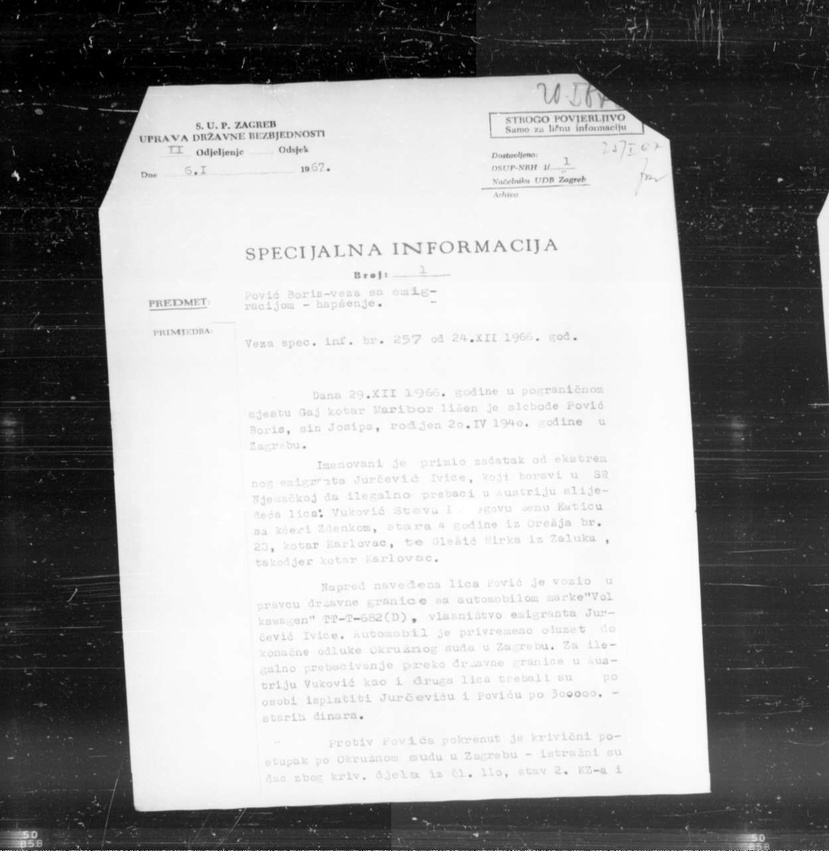
#> input picture demo/dataset/Z05353396.jpg, 829 x 851 px, shrunk from 1248 x 1280 before the run; its folder holds only this picture in this run
$ python deskew.py
#> lines starting #> are read from the running program, lines starting #| are printed output that depends on the picture; after the words box and inside, x2 and y2 are one past the last pixel; in counts of white or black regions, pixels touching at a corner belong together
import cv2
import pytesseract
import os
import numpy as np
import math

from PIL import Image, ImageEnhance
from pathlib import Path
from matplotlib import pyplot as plt

#skripta za korekciju kuta slike, funkc tako da uzmemo originalnu sliku i od nje napravimo
#sliku sa samo vidljivim papirom bez teksta i crnom pozadinom, tu izracunamo kut svih linija koje pronademo
#konacni kut korekcije je prosjek svih kuteva 0-10 cca

def rotateImage(cvImage, angle: float):
    newImage = cvImage.copy()
    (h, w) = newImage.shape[:2]
    center = (w // 2, h // 2)
    M = cv2.getRotationMatrix2D(center, angle, 1.0)
    newImage = cv2.warpAffine(newImage, M, (w, h), flags=cv2.INTER_CUBIC, borderMode=cv2.BORDER_REPLICATE)
    return newImage

def grayscale(image):
    return cv2.cvtColor(image, cv2.COLOR_BGR2GRAY)

dir = r"C:\Users\Lovro\Desktop\projektR-isprobavanje\contour\dataset"


arr = [] # sadrzi imena svih dataset slika
#dir = "C:/Users/Lovro/Desktop/projekt/ProjektR/dataset"
for filename in os.scandir(dir):
    if filename.is_file():
        arr.append(filename.path)

#spremljene slike za pronalazenje linija
for each in arr:
    tmp_img = cv2.imread(each)
#> tmp_img is the input picture: shape (851, 829, 3); min 0, max 255, mean 156.7

    gray_image = grayscale(tmp_img)
    thresh, im_bw = cv2.threshold(gray_image, 100, 110, cv2.THRESH_BINARY)
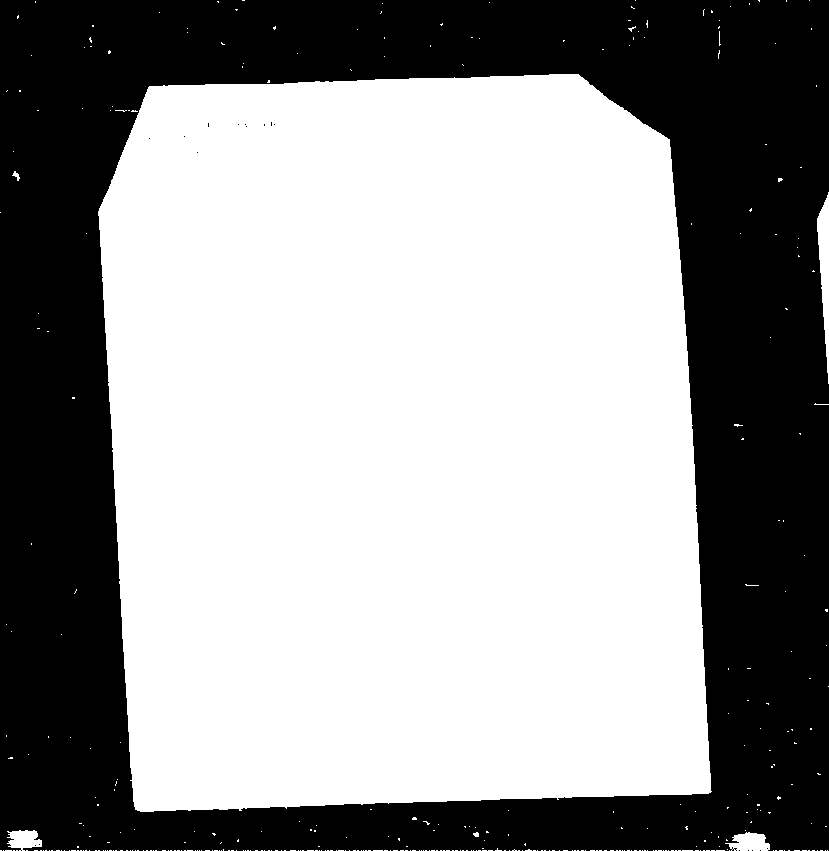
#> im_bw: shape (851, 829); values 0 (black) and 110 (white), 58.9% white; 18 black regions (17 under 20 px), largest, box (x1, y1, x2, y2) and area: (0, 0, 829, 851) 289904
    each = each.replace("dataset", "dataset_processed_deskew")
    cv2.imwrite(each, im_bw)

#pronalaznje linija i rotiranje
#real_img ona koja ustvari rotiram, img je slika za pronalaznje linija
for each in arr:
    #each = each.replace("dataset", "dataset_adaptive_threshold")
    real_img = cv2.imread(each)
    each=each.replace("dataset", "dataset_processed_deskew")
    img = cv2.imread(each)
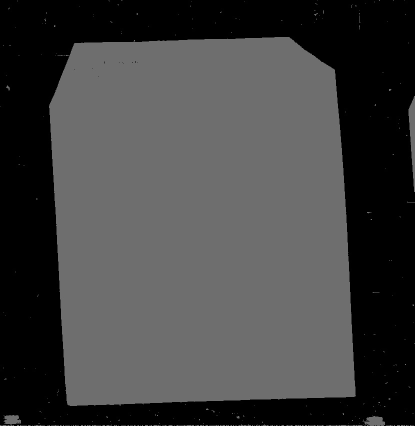
#> img: shape (851, 829, 3) (shown at 1/2 size); min 0, max 117, mean 64.8
    arr2 = []
    global_angle = 0

    gray = cv2.cvtColor(img, cv2.COLOR_BGR2GRAY)
    edges = cv2.Canny(gray, 50, 150, apertureSize=3)
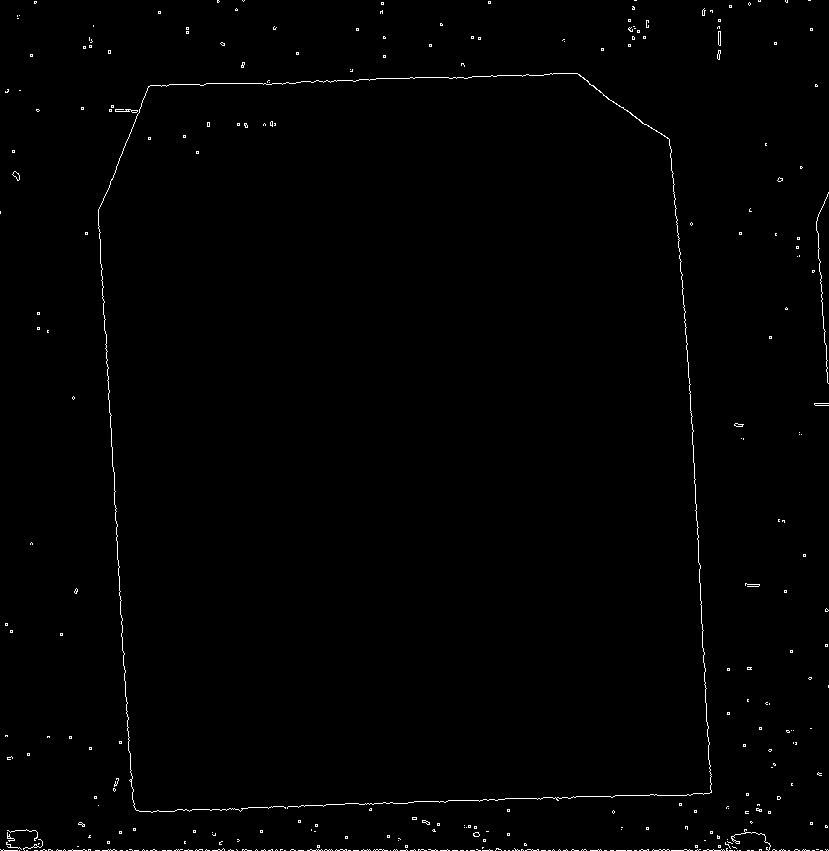
#> edges: shape (851, 829); 0.74% white in thin lines or dots
    lines = cv2.HoughLines(edges, 1, np.pi/180, 200)
#> lines = [[850, 1.57], [-668, 3.09], [816, 1.54], [-88, 3.09]]

    for r_theta in lines:
        arr = np.array(r_theta[0], dtype=np.float64)
        r, theta = arr

        a = np.cos(theta)
        b = np.sin(theta)
        x0 = a*r
        y0 = b*r
        x1 = int(x0 + 1000*(-b))
        y1 = int(y0 + 1000*(a))
        x2 = int(x0 - 1000*(-b))
        y2 = int(y0 - 1000*(a))

        if ((x2-x1) != 0):
            res1 = (y2-y1)/(x2-x1)
            res2 = y1-res1*x1
        cv2.line(img, (x1, y1), (x2, y2), (0, 0, 255), 2)

        k2 = res1
        angle = math.tan(abs((k2-0)/(1+k2*0)))
        res = math.degrees(math.atan(angle))
        #uzimanje samo kuteva izmedu 0-10 stup, izbacujemo prevelike kuteve
        if res > 0 and res < 10:
            arr2.append(res)
            global_angle += res
#> this loop made 4 passes
#> (r, theta, a, b, x0, y0, x1, y1) on passes 1 to 4: (850, 1.57, -4.37e-08, 1, -3.72e-05, 850, -1000, 849), (-668, 3.09, -0.999, 0.0523, 667.1, -34.96, 614, -1033), (816, 1.54, 0.0349, 0.999, 28.48, 815.5, -970, 850), (-88, 3.09, -0.999, 0.0523, 87.88, -4.61, 35, -1003)
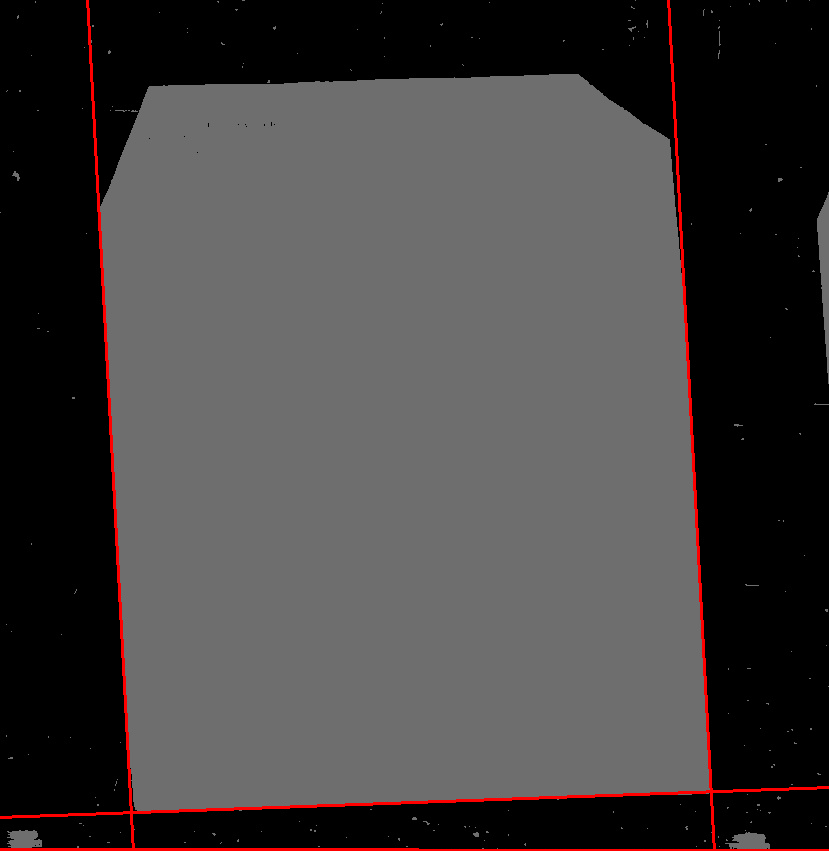
#> img: shape (851, 829, 3); 1.37% of pixels changed, all inside (x1, y1, x2, y2) = (0, 0, 829, 851)
#> after the loop, arr2 = [0.0287, 9.17, 2.01, 9.71]; global_angle = 20.91

    global_angle = global_angle/len(arr2) #konacni kut korekcije je prosjek kuteva koje smo uzeli u obzir
#> global_angle = 5.23
    #if "668" in each:
        #cv2.imwrite('test-668.jpg', img)
        #print(global_angle)

    deskew_img = rotateImage(real_img, -1 * global_angle)
#> in rotateImage, `M = cv2.getRotationMatrix2D(center, angle, 1.0)`: M = [[0.996, -0.0911, 40.45], [0.0911, 0.996, -35.96]]
#> in rotateImage, `newImage = cv2.warpAffine(newImage, M, (w, h), flags=cv2.INTER_CUBIC, ..`:
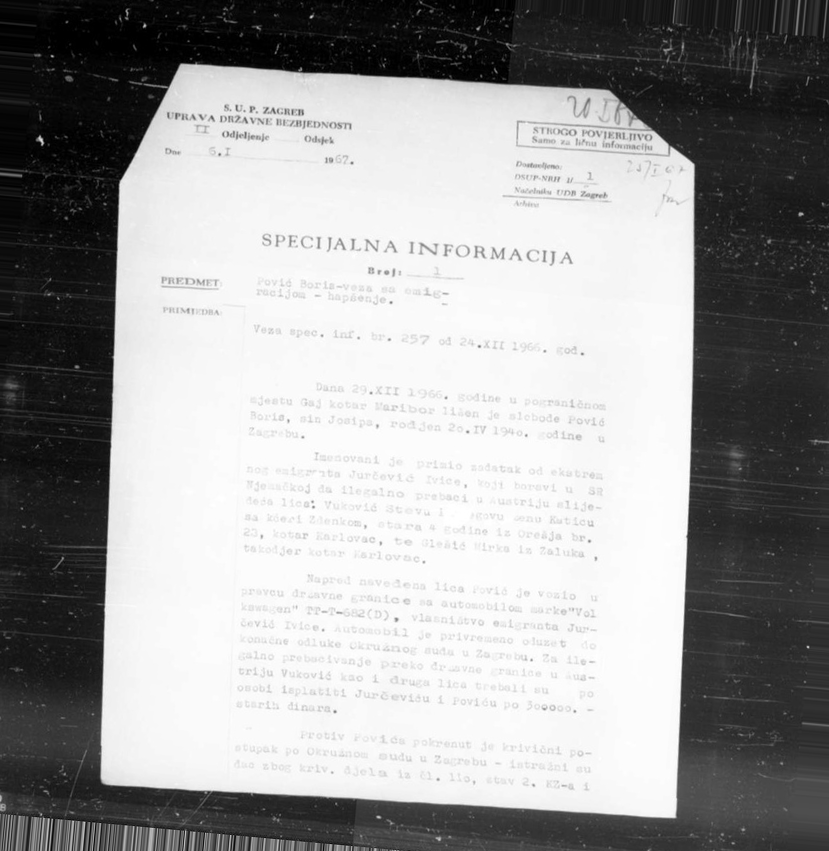
#> newImage: shape (851, 829, 3); min 0, max 255, mean 156.7

    each=each.replace("dataset_processed_deskew", "dataset_deskewed")
    cv2.imwrite(each, deskew_img)

$ run again, on demo/dataset/Z05353673.jpg
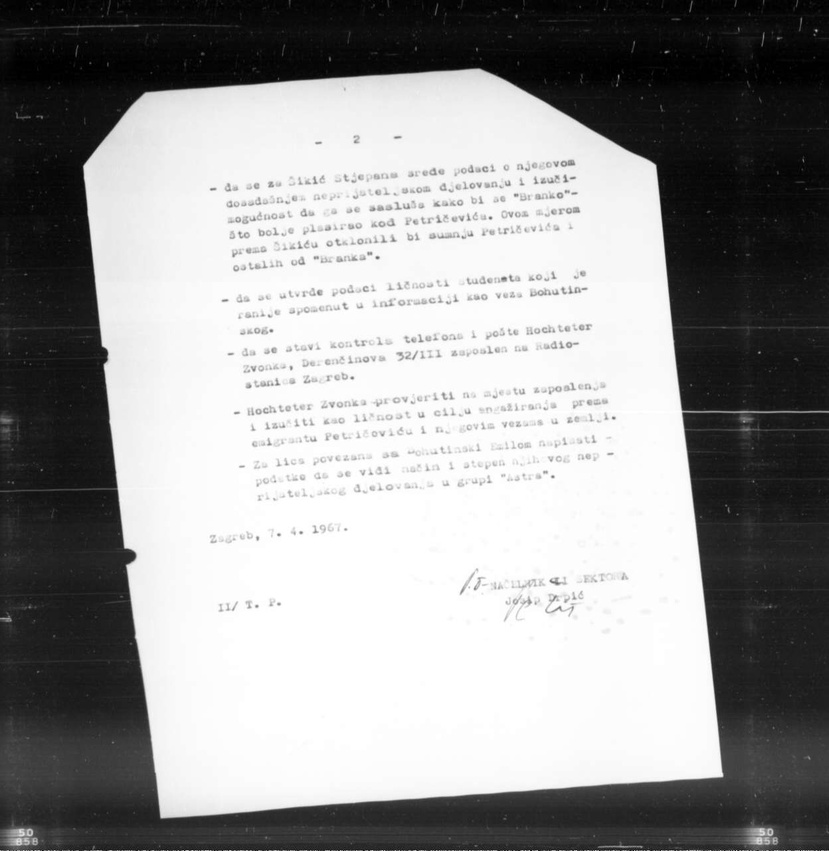
#> input picture demo/dataset/Z05353673.jpg, 829 x 851 px, shrunk from 1248 x 1280 before the run
#> tmp_img is the input picture: shape (851, 829, 3); min 0, max 255, mean 151.5
#> im_bw: shape (851, 829); values 0 (black) and 110 (white), 57.2% white; 3 black regions (2 under 20 px), largest, box (x1, y1, x2, y2) and area: (0, 0, 829, 851) 301914
#> edges: shape (851, 829); 0.54% white in thin lines or dots
#> lines = [[850, 1.57], [825, 1.5]]
#> the loop `for r_theta in lines:` made 2 passes
#> (r, theta, a, b, x0, y0, x1, y1) on passes 1 to 2: (850, 1.57, -4.37e-08, 1, -3.72e-05, 850, -1000, 849), (825, 1.5, 0.0698, 0.998, 57.55, 823, -940, 892)
#> after the loop `for r_theta in lines:`:
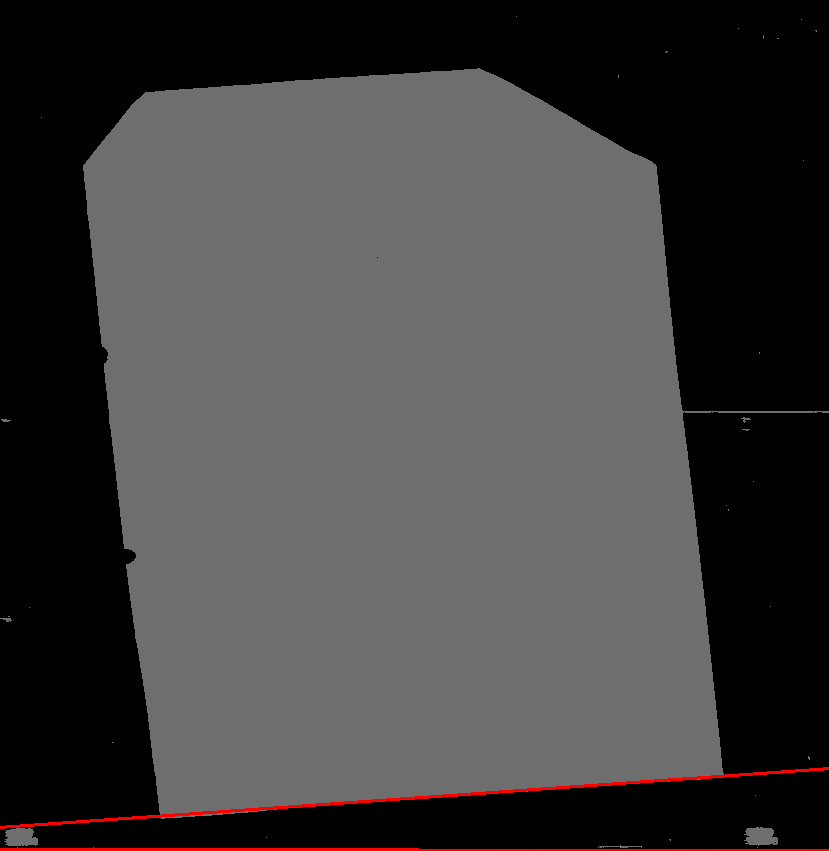
#> img: shape (851, 829, 3); mean B, G, R 62.6, 62.6, 64.3
#> after the loop `for r_theta in lines:`: arr2 = [0.0287, 3.99]; global_angle = 4.02
#> `global_angle = global_angle/len(arr2)`: global_angle = 2.01
#> M = [[0.999, -0.0351, 15.16], [0.0351, 0.999, -14.26]]
#> in rotateImage, `newImage = cv2.warpAffine(newImage, M, (w, h), flags=cv2.INTER_CUBIC, ..`:
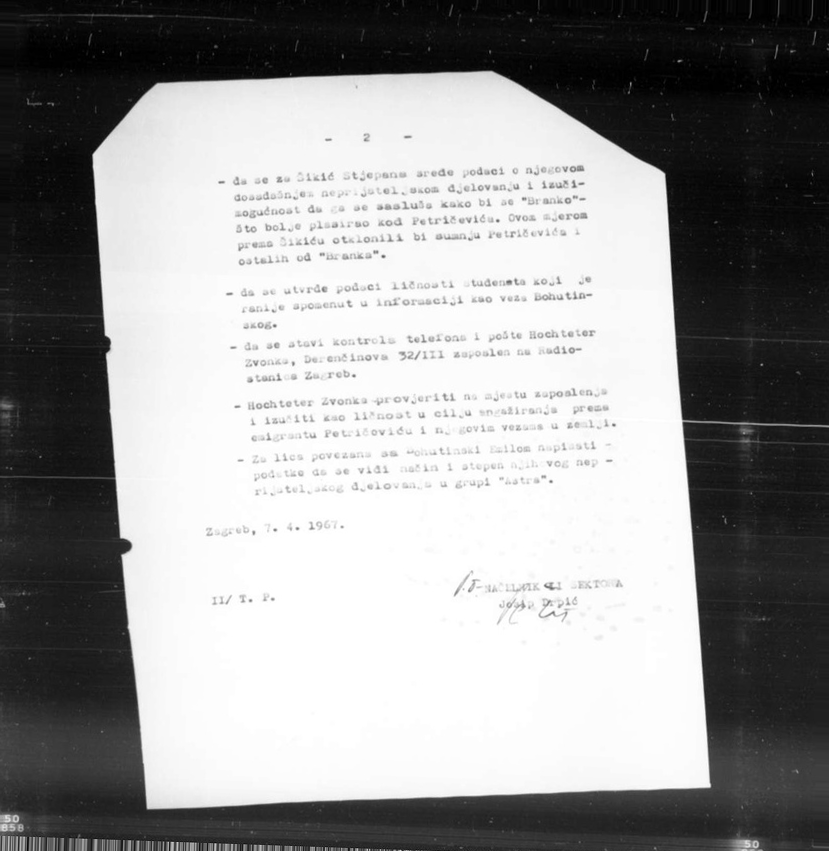
#> newImage: shape (851, 829, 3); min 0, max 255, mean 151.6

$ run again, on demo/dataset/Z05353721.jpg
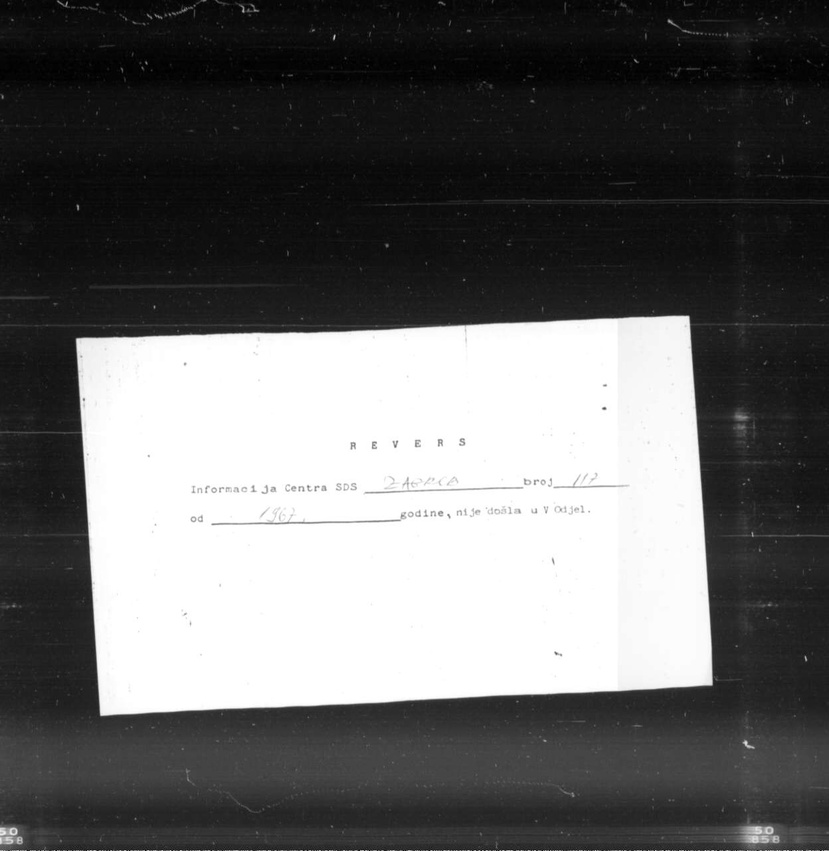
#> input picture demo/dataset/Z05353721.jpg, 829 x 851 px, shrunk from 1248 x 1280 before the run
#> tmp_img is the input picture: shape (851, 829, 3); min 0, max 255, mean 102.4
#> im_bw: shape (851, 829); values 0 (black) and 110 (white), 32.9% white; 280 white regions (275 under 20 px), largest, box (x1, y1, x2, y2) and area: (76, 315, 713, 716) 230117, (737, 825, 780, 849) 671, (0, 826, 23, 845) 357, (742, 740, 755, 749) 50, (735, 415, 748, 420) 42
#> edges: shape (851, 829); 0.47% white in thin lines or dots
#> lines = [[850, 1.57], [-665, 3.07], [721, 1.52]]
#> the loop `for r_theta in lines:` made 3 passes
#> (r, theta, a, b, x0, y0, x1, y1) on passes 1, 3: (850, 1.57, -4.37e-08, 1, -3.72e-05, 850, -1000, 849), (721, 1.52, 0.0523, 0.999, 37.73, 720, -960, 772)
#> after the loop `for r_theta in lines:`:
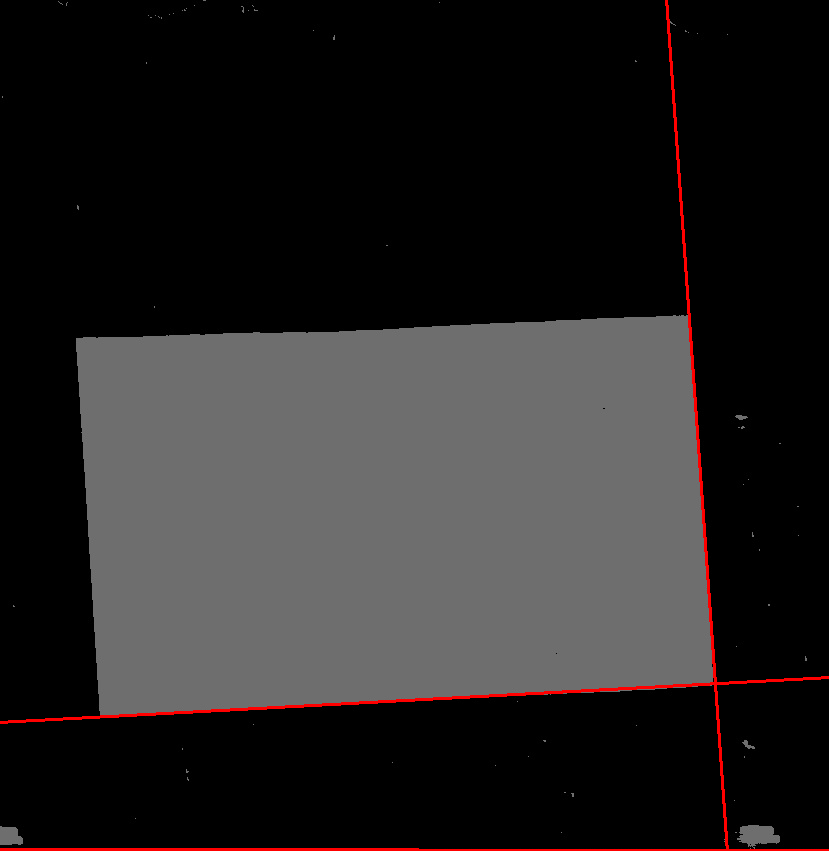
#> img: shape (851, 829, 3); mean B, G, R 35.8, 35.8, 38.4
#> after the loop `for r_theta in lines:`: arr2 = [0.0287, 3.01]; global_angle = 3.04
#> `global_angle = global_angle/len(arr2)`: global_angle = 1.52
#> M = [[1, -0.0265, 11.43], [0.0265, 1, -10.84]]
#> in rotateImage, `newImage = cv2.warpAffine(newImage, M, (w, h), flags=cv2.INTER_CUBIC, ..`:
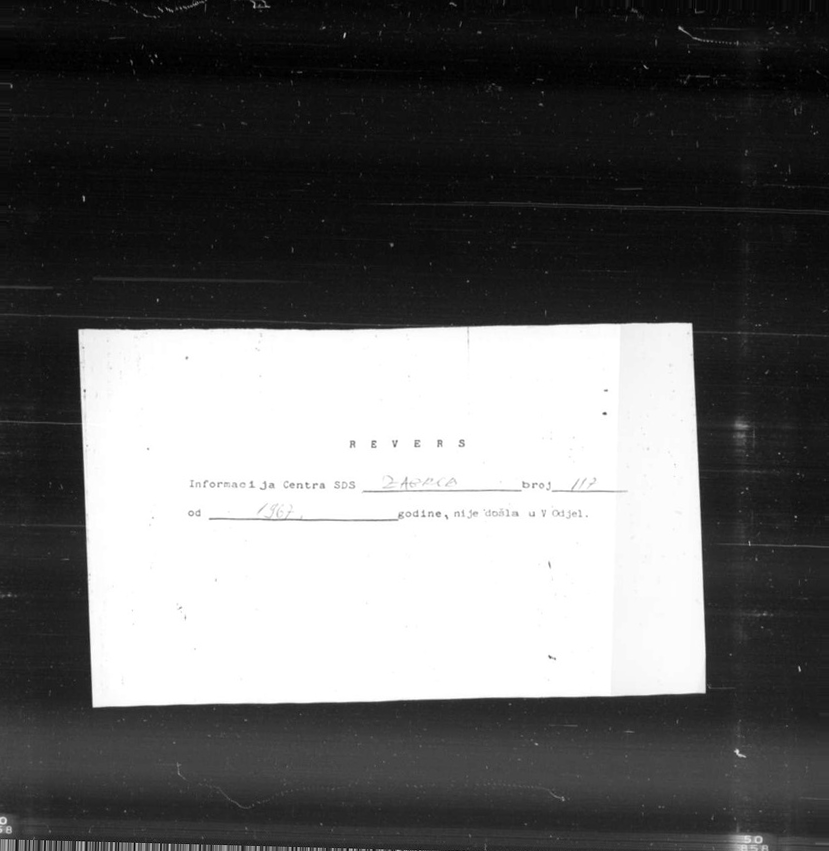
#> newImage: shape (851, 829, 3); min 0, max 255, mean 102.4
